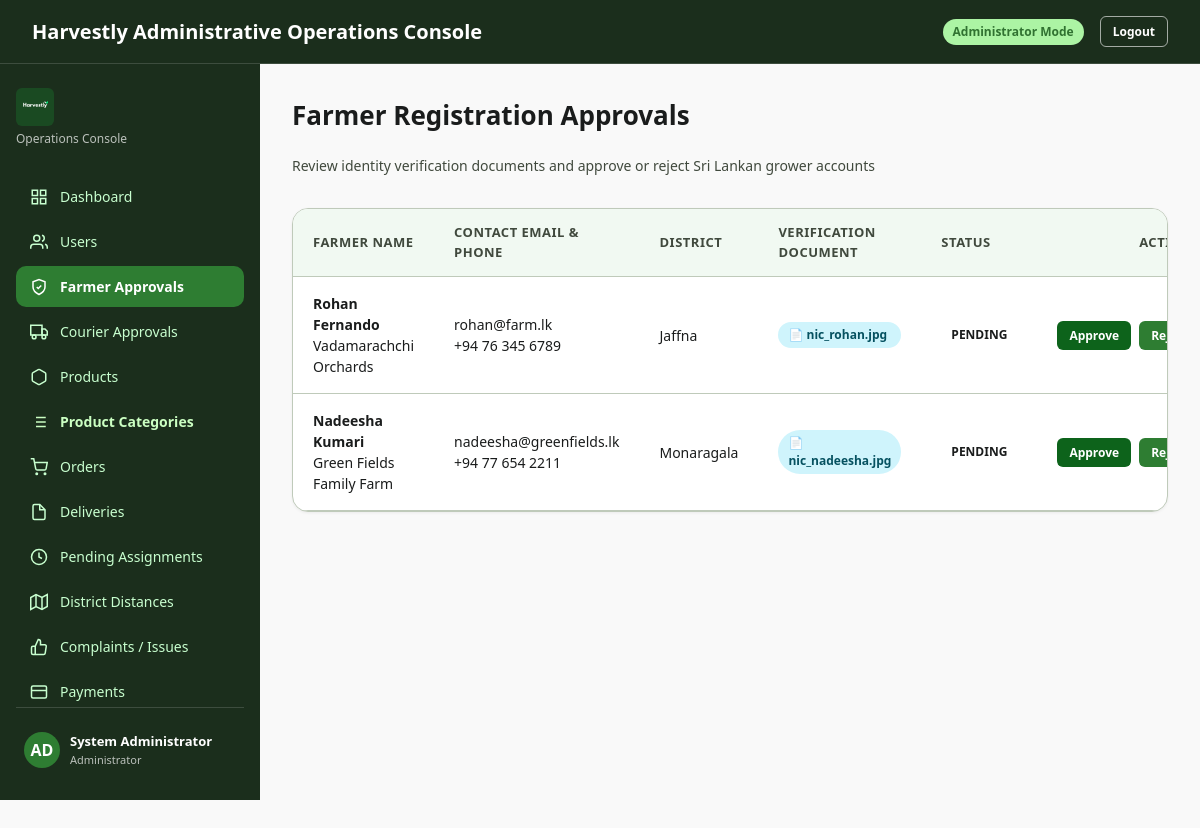
The app's page /index.php?page=admin_farmer_approvals (signed in) with its own data.
### tables this page shows
CREATE TABLE IF NOT EXISTS farmer_profiles (
    farmer_id BIGINT UNSIGNED PRIMARY KEY,
    farm_name VARCHAR(150) NULL,
    pickup_address_line1 VARCHAR(180) NOT NULL,
    pickup_address_line2 VARCHAR(180) NULL,
    pickup_city_town VARCHAR(100) NULL,
    pickup_postal_code VARCHAR(20) NULL,
    district_id SMALLINT UNSIGNED NOT NULL,
    verification_status ENUM('PENDING','APPROVED','REJECTED') NOT NULL DEFAULT 'PENDING',
    created_at TIMESTAMP NOT NULL DEFAULT CURRENT_TIMESTAMP,
    updated_at TIMESTAMP NOT NULL DEFAULT CURRENT_TIMESTAMP ON UPDATE CURRENT_TIMESTAMP,
    CONSTRAINT fk_farmer_user
        FOREIGN KEY (farmer_id) REFERENCES users(user_id),
    CONSTRAINT fk_farmer_district
        FOREIGN KEY (district_id) REFERENCES districts(district_id),
    KEY idx_farmer_district (district_id),
    KEY idx_farmer_verification (verification_status)
);

CREATE TABLE IF NOT EXISTS users (
    user_id BIGINT UNSIGNED AUTO_INCREMENT PRIMARY KEY,
    role ENUM('BUYER','FARMER','COURIER_PARTNER','ADMIN') NOT NULL,
    full_name VARCHAR(120) NOT NULL,
    email VARCHAR(190) NOT NULL,
    password_hash VARCHAR(255) NOT NULL,
    phone VARCHAR(25) NULL,
    account_status ENUM('PENDING','ACTIVE','REJECTED','SUSPENDED') NOT NULL DEFAULT 'PENDING',
    last_login_at DATETIME NULL,
    created_at TIMESTAMP NOT NULL DEFAULT CURRENT_TIMESTAMP,
    updated_at TIMESTAMP NOT NULL DEFAULT CURRENT_TIMESTAMP ON UPDATE CURRENT_TIMESTAMP,
    UNIQUE KEY uq_users_email (email),
    KEY idx_users_role_status (role, account_status)
);

CREATE TABLE IF NOT EXISTS districts (
    district_id SMALLINT UNSIGNED AUTO_INCREMENT PRIMARY KEY,
    district_name VARCHAR(60) NOT NULL,
    province_name VARCHAR(60) NOT NULL,
    is_active TINYINT(1) NOT NULL DEFAULT 1,
    created_at TIMESTAMP NOT NULL DEFAULT CURRENT_TIMESTAMP,
    updated_at TIMESTAMP NOT NULL DEFAULT CURRENT_TIMESTAMP ON UPDATE CURRENT_TIMESTAMP,
    UNIQUE KEY uq_district_name (district_name),
    KEY idx_district_active (is_active)
);

### config/database.php (called while the page is built, shortened)
<?php
function getDBConnection() {
    static $conn = null;
    if ($conn === null) {
        $conn = new mysqli(DB_HOST, DB_USER, DB_PASS, DB_NAME, DB_PORT);
        $conn->set_charset("utf8mb4");
    }
    return $conn;
}

### admin/models/AdminModel.php (called while the page is built, shortened)
<?php
require_once __DIR__ . '/../../config/database.php';
class AdminModel {
    private $db;
    public function __construct() {
        $this->db = getDBConnection();
        $this->ensureCategoryDescriptionColumn();
    }
    private function ensureCategoryDescriptionColumn() {
        $result = $this->db->query("SHOW COLUMNS FROM product_categories LIKE 'description'");
    }
    public function getPendingFarmers() {
        $result = $this->db->query("
            SELECT u.user_id as id, u.full_name, u.email, u.phone, u.account_status as status, u.created_at,
                   fp.farm_name, d.district_name as district, vd.stored_file_path as id_document_path, vd.original_file_name
            FROM users u
            JOIN farmer_profiles fp ON u.user_id = fp.farmer_id
            LEFT JOIN districts d ON fp.district_id = d.district_id
            LEFT JOIN verification_documents vd ON u.user_id = vd.user_id
            WHERE u.role = 'FARMER' AND (u.account_status IN ('PENDING', 'REJECTED') OR fp.verification_status = 'PENDING')
            GROUP BY u.user_id
            ORDER BY u.created_at DESC
        ");
        return $result ? $result->fetch_all(MYSQLI_ASSOC) : [];
    }
}

### includes/functions.php (called while the page is built, shortened)
<?php
function sanitize($data) {
    return htmlspecialchars(trim((string)$data), ENT_QUOTES, 'UTF-8');
}

### admin/views/farmer_approvals.php (the view, shortened to what this page needs)
<div class="view-container">
    <div class="page-header mb-6">
        <h1 class="text-2xl font-bold text-on-surface">Farmer Registration Approvals</h1>
        <p class="text-sm text-on-surface-variant">Review identity verification documents and approve or reject Sri Lankan grower accounts</p>
    </div>
    <div class="card p-0 overflow-hidden">
        <div class="table-responsive">
            <table class="data-table">
                <thead>
                    <tr>
                        <th>Farmer Name</th>
                        <th>Contact Email & Phone</th>
                        <th>District</th>
                        <th>Verification Document</th>
                        <th>Status</th>
                        <th class="text-right">Actions</th>
                    </tr>
                </thead>
                <tbody>
                    <?php if (empty($pendingFarmers)): ?>
                        <tr>
                            <td colspan="6" class="text-center py-8 text-on-surface-variant">No pending farmer registrations awaiting approval.</td>
                        </tr>
                    <?php else: ?>
                        <?php foreach ($pendingFarmers as $farmer): ?>
                            <tr>
                                <td>
                                    <strong><?= sanitize($farmer['full_name']); ?></strong>
                                    <div class="text-xs text-outline"><?= sanitize($farmer['farm_name'] ?? 'Local Grower'); ?></div>
                                </td>
                                <td>
                                    <div><?= sanitize($farmer['email']); ?></div>
                                    <div class="text-xs text-outline"><?= sanitize($farmer['phone']); ?></div>
                                </td>
                                <td><?= sanitize($farmer['district'] ?? 'Nuwara Eliya'); ?></td>
                                <td>
                                    <?php if (!empty($farmer['id_document_path'])): ?>
                                        <span class="badge badge-info flex items-center gap-1 inline-flex">
                                            📄 <?= sanitize($farmer['original_file_name'] ?? 'nic_document.jpg'); ?>
                                        </span>
                                    <?php else: ?>
                                        <span class="text-xs text-outline">No document uploaded</span>
                                    <?php endif; ?>
                                </td>
                                <td>
                                    <span class="badge badge-warning"><?= strtoupper(sanitize($farmer['status'])); ?></span>
                                </td>
                                <td class="text-right">
                                    <div class="flex justify-end gap-2">
                                        <form method="POST" action="index.php?admin_action=verify_farmer" style="display:inline;">
                                            <button type="submit" class="btn btn-sm btn-primary">Approve</button>
                                        </form>
                                        <form method="POST" action="index.php?admin_action=verify_farmer" style="display:inline;" onsubmit="return confirm('Reject this farmer account?');">
                                            <button type="submit" class="btn btn-sm btn-danger">Reject</button>
                                        </form>
                                    </div>
                                </td>
                            </tr>
                        <?php endforeach; ?>
                    <?php endif; ?>
                </tbody>
            </table>
        </div>
    </div>
</div>

### css/style.css (style rules this page uses)
:root { --color-primary: #0d631b; --color-primary-hover: #0a4f15; --color-primary-container: #2e7d32; --color-on-primary: #ffffff; --color-secondary: #2a6b2c; --color-secondary-container: #acf4a4; --color-on-secondary-container: #307231; --color-background: #f9f9f9; --color-surface: #ffffff; --color-surface-container: #edf7ee; --color-surface-container-low: #f1f9f2; --color-surface-container-high: #e5f2e6; --color-on-surface: #1a1c1c; --color-on-surface-variant: #40493d; --color-outline: #707a6c; --color-outline-variant: #bfcaba; --color-sidebar-bg: rgb(27, 46, 28); --color-sidebar-text: #c8ffcf; --color-sidebar-active: #2e7d32; --color-error: #2e7d32; --color-error-container: #e8f5e9; --color-warning: #b58100; --color-warning-container: #ffecb3; --font-family: system-ui, -apple-system, BlinkMacSystemFont, 'Segoe UI', Roboto, Helvetica, Arial, sans-serif; --radius-sm: 6px; --radius-md: 10px; --radius-lg: 16px; --radius-xl: 24px; --shadow-sm: 0 1px 3px rgba(0,0,0,0.06); --shadow-md: 0 4px 16px rgba(0,0,0,0.08); --shadow-lg: 0 10px 30px rgba(0,0,0,0.12); }
* { box-sizing: border-box; margin: 0; padding: 0; }
body { font-family: var(--font-family); background-color: var(--color-background); color: var(--color-on-surface); line-height: 1.5; min-height: 100vh; display: flex; flex-direction: column; }
button, input, select, textarea { font-family: inherit; font-size: inherit; }
.btn { display: inline-flex; align-items: center; justify-content: center; gap: 8px; padding: 10px 20px; border-radius: var(--radius-md); font-size: 14px; font-weight: 600; cursor: pointer; border: none; transition: all 0.2s ease; white-space: nowrap; }
.btn-primary { background-color: var(--color-primary); color: var(--color-on-primary); }
.btn-sm { padding: 6px 12px; font-size: 12px; border-radius: var(--radius-sm); }
.btn-danger { background-color: var(--color-error); color: #fff; }
.data-table { width: 100%; border-collapse: collapse; text-align: left; font-size: 14px; }
.data-table th { background-color: var(--color-surface-container-low); padding: 14px 20px; font-weight: 700; color: var(--color-on-surface-variant); border-bottom: 1px solid var(--color-outline-variant); font-size: 13px; text-transform: uppercase; letter-spacing: 0.5px; }
.data-table td { padding: 16px 20px; border-bottom: 1px solid var(--color-outline-variant); color: var(--color-on-surface); vertical-align: middle; }
.badge { display: inline-flex; align-items: center; gap: 4px; padding: 4px 10px; border-radius: 9999px; font-size: 12px; font-weight: 600; }
.badge-info { background-color: #cff4fc; color: #055160; }
.view-container { padding: 32px; flex: 1; max-width: 1400px; width: 100%; margin: 0 auto; }
.page-header { display: flex; flex-wrap: wrap; align-items: center; justify-content: space-between; gap: 16px; margin-bottom: 24px; }
.page-header h1 { font-size: 26px; font-weight: 800; color: var(--color-on-surface); }
.page-header p { font-size: 14px; color: var(--color-on-surface-variant); margin-top: 4px; }
.card { background-color: var(--color-surface); border: 1px solid var(--color-outline-variant); border-radius: var(--radius-lg); padding: 24px; box-shadow: var(--shadow-sm); margin-bottom: 24px; }
.table-responsive { overflow-x: auto; }
.text-on-surface { color: var(--color-on-surface); }
.text-on-surface-variant { color: var(--color-on-surface-variant); }
.text-right { text-align: right; }
.overflow-hidden { overflow: hidden; }
.p-0 { padding: 0; }
.mb-6 { margin-bottom: 32px; }
.flex { display: flex; }
.items-center { align-items: center; }
.justify-end { justify-content: flex-end; }
.gap-2 { gap: 8px; }
.text-2xl { font-size: 26px; }
.text-sm { font-size: 14px; }
.font-bold { font-weight: 700; }

### records on screen
farmer_profiles: farmer_id.full_name "Rohan Fernando", farm_name "Vadamarachchi Orchards", farmer_id.email "rohan@farm.lk", farmer_id.phone "+94 76 345 6789", district.district_name "Jaffna", original_file_name "nic_rohan.jpg", farmer_id.account_status "PENDING"
farmer_profiles: farmer_id.full_name "Nadeesha Kumari", farm_name "Green Fields Family Farm", farmer_id.email "nadeesha@greenfields.lk", farmer_id.phone "+94 77 654 2211", district.district_name "Monaragala", original_file_name "nic_nadeesha.jpg", farmer_id.account_status "PENDING"

### other values on screen
$_SESSION['user_name'] "System Administrator"
